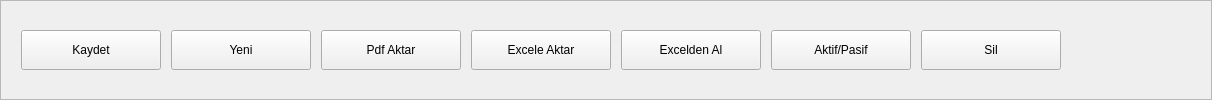
    <widget class="QFrame" name="middle_n_frame">
     <property name="styleSheet">
      <string notr="true"/>
     </property>
     <property name="frameShape">
      <enum>QFrame::Shape::StyledPanel</enum>
     </property>
     <property name="frameShadow">
      <enum>QFrame::Shadow::Raised</enum>
     </property>
     <layout class="QGridLayout" name="gridLayout_4">
      <property name="leftMargin">
       <number>20</number>
      </property>
      <property name="topMargin">
       <number>2</number>
      </property>
      <property name="rightMargin">
       <number>0</number>
      </property>
      <property name="bottomMargin">
       <number>2</number>
      </property>
      <property name="spacing">
       <number>0</number>
      </property>
      <item row="0" column="0">
       <layout class="QGridLayout" name="gridLayout_3">
        <property name="horizontalSpacing">
         <number>10</number>
        </property>
        <property name="verticalSpacing">
         <number>0</number>
        </property>
        <item row="0" column="6">
         <widget class="QPushButton" name="btn_sil">
          <property name="sizePolicy">
           <sizepolicy hsizetype="Fixed" vsizetype="Fixed">
            <horstretch>0</horstretch>
            <verstretch>0</verstretch>
           </sizepolicy>
          </property>
          <property name="minimumSize">
           <size>
            <width>140</width>
            <height>0</height>
           </size>
          </property>
          <property name="maximumSize">
           <size>
            <width>140</width>
            <height>40</height>
           </size>
          </property>
          <property name="text">
           <string>Sil</string>
          </property>
         </widget>
        </item>
        <item row="0" column="0">
         <widget class="QPushButton" name="btn_kaydet">
          <property name="sizePolicy">
           <sizepolicy hsizetype="Fixed" vsizetype="Fixed">
            <horstretch>0</horstretch>
            <verstretch>0</verstretch>
           </sizepolicy>
          </property>
          <property name="minimumSize">
           <size>
            <width>140</width>
            <height>0</height>
           </size>
          </property>
          <property name="maximumSize">
           <size>
            <width>140</width>
            <height>40</height>
           </size>
          </property>
          <property name="text">
           <string>Kaydet</string>
          </property>
         </widget>
        </item>
        <item row="0" column="5">
         <widget class="QPushButton" name="btn_aktifpasif">
          <property name="sizePolicy">
           <sizepolicy hsizetype="Fixed" vsizetype="Fixed">
            <horstretch>0</horstretch>
            <verstretch>0</verstretch>
           </sizepolicy>
          </property>
          <property name="minimumSize">
           <size>
            <width>140</width>
            <height>0</height>
           </size>
          </property>
          <property name="maximumSize">
           <size>
            <width>140</width>
            <height>40</height>
           </size>
          </property>
          <property name="text">
           <string>Aktif/Pasif</string>
          </property>
         </widget>
        </item>
        <item row="0" column="4">
         <widget class="QPushButton" name="btn_excel_yukle">
          <property name="sizePolicy">
           <sizepolicy hsizetype="Fixed" vsizetype="Fixed">
            <horstretch>0</horstretch>
            <verstretch>0</verstretch>
           </sizepolicy>
          </property>
          <property name="minimumSize">
           <size>
            <width>140</width>
            <height>0</height>
           </size>
          </property>
          <property name="maximumSize">
           <size>
            <width>140</width>
            <height>40</height>
           </size>
          </property>
          <property name="text">
           <string>Excelden Al</string>
          </property>
         </widget>
        </item>
        <item row="0" column="3">
         <widget class="QPushButton" name="btn_excele_aktar">
          <property name="sizePolicy">
           <sizepolicy hsizetype="Fixed" vsizetype="Fixed">
            <horstretch>0</horstretch>
            <verstretch>0</verstretch>
           </sizepolicy>
          </property>
          <property name="minimumSize">
           <size>
            <width>140</width>
            <height>0</height>
           </size>
          </property>
          <property name="maximumSize">
           <size>
            <width>140</width>
            <height>40</height>
           </size>
          </property>
          <property name="text">
           <string>Excele Aktar</string>
          </property>
         </widget>
        </item>
        <item row="0" column="1">
         <widget class="QPushButton" name="btn_yeni">
          <property name="sizePolicy">
           <sizepolicy hsizetype="Fixed" vsizetype="Fixed">
            <horstretch>0</horstretch>
            <verstretch>0</verstretch>
           </sizepolicy>
          </property>
          <property name="minimumSize">
           <size>
            <width>140</width>
            <height>0</height>
           </size>
          </property>
          <property name="maximumSize">
           <size>
            <width>140</width>
            <height>40</height>
           </size>
          </property>
          <property name="text">
           <string>Yeni</string>
          </property>
         </widget>
        </item>
        <item row="0" column="2">
         <widget class="QPushButton" name="btn_pdfye_aktar">
          <property name="sizePolicy">
           <sizepolicy hsizetype="Fixed" vsizetype="Fixed">
            <horstretch>0</horstretch>
            <verstretch>0</verstretch>
           </sizepolicy>
          </property>
          <property name="minimumSize">
           <size>
            <width>140</width>
            <height>0</height>
           </size>
          </property>
          <property name="maximumSize">
           <size>
            <width>140</width>
            <height>40</height>
           </size>
          </property>
          <property name="text">
           <string>Pdf Aktar</string>
          </property>
         </widget>
        </item>
        <item row="0" column="7">
         <spacer name="horizontalSpacer_2">
          <property name="orientation">
           <enum>Qt::Orientation::Horizontal</enum>
          </property>
          <property name="sizeType">
           <enum>QSizePolicy::Policy::Fixed</enum>
          </property>
          <property name="sizeHint" stdset="0">
           <size>
            <width>150</width>
            <height>20</height>
           </size>
          </property>
         </spacer>
        </item>
       </layout>
      </item>
     </layout>
    </widget>
